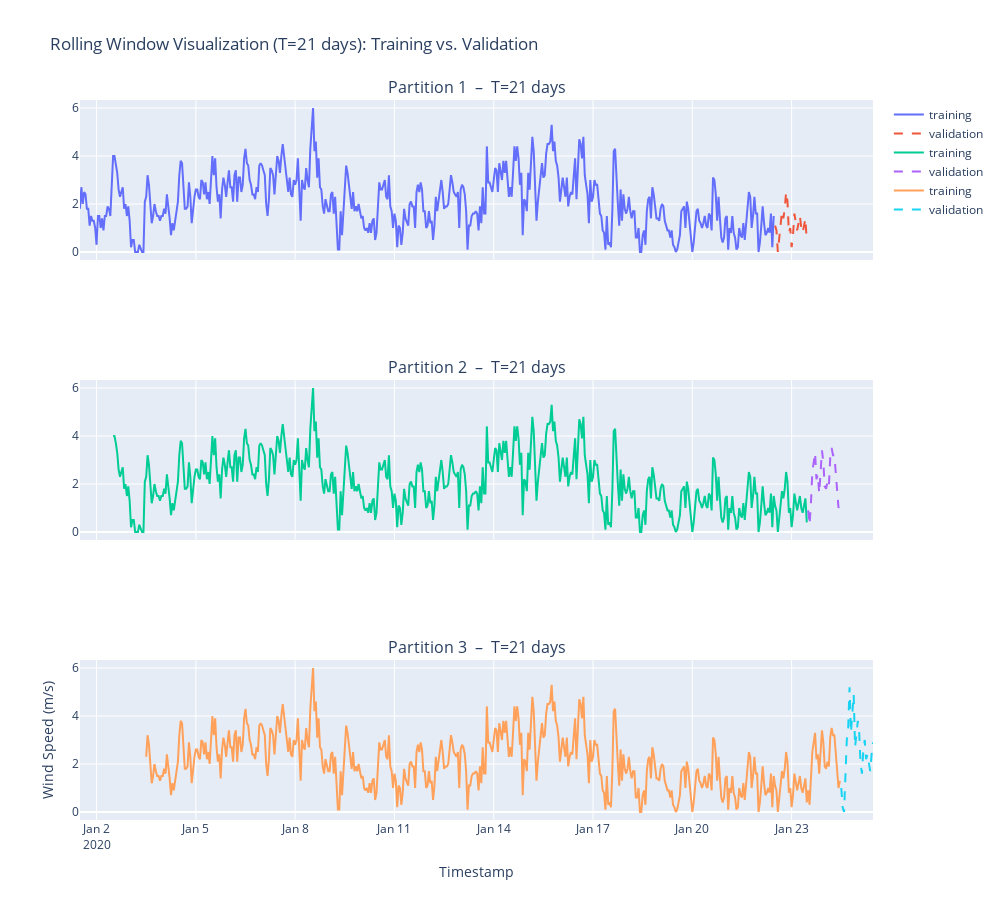

Source (notebook cell):
### Code cell
plot_partitions(df, target_col="vel_viento", T_days=21)

### Figure 1 — Plotly figure (JSON) as saved in the notebook; plotly's stock layout.template omitted (floating-point values rounded to 4 significant figures; data arrays with more than 128 entries replaced by an {"elided": "..."} marker saying what was removed)
{"data": [{"line": {"dash": "solid"}, "mode": "lines", "name": "training", "type": "scatter", "x": {"elided": "504 str values"}, "xaxis": "x", "y": {"elided": "504 float values"}, "yaxis": "y"}, {"line": {"dash": "dash"}, "mode": "lines", "name": "validation", "type": "scatter", "x": ["2020-01-22T12:00:00.000000000", "2020-01-22T13:00:00.000000000", "2020-01-22T14:00:00.000000000", "2020-01-22T15:00:00.000000000", "2020-01-22T16:00:00.000000000", "2020-01-22T17:00:00.000000000", "2020-01-22T18:00:00.000000000", "2020-01-22T19:00:00.000000000", "2020-01-22T20:00:00.000000000", "2020-01-22T21:00:00.000000000", "2020-01-22T22:00:00.000000000", "2020-01-22T23:00:00.000000000", "2020-01-23T00:00:00.000000000", "2020-01-23T01:00:00.000000000", "2020-01-23T02:00:00.000000000", "2020-01-23T03:00:00.000000000", "2020-01-23T04:00:00.000000000", "2020-01-23T05:00:00.000000000", "2020-01-23T06:00:00.000000000", "2020-01-23T07:00:00.000000000", "2020-01-23T08:00:00.000000000", "2020-01-23T09:00:00.000000000", "2020-01-23T10:00:00.000000000", "2020-01-23T11:00:00.000000000"], "xaxis": "x", "y": [1.1, 0.9, 0.0, 0.5, 1.0, 1.7, 1.4, 1.8, 2.5, 2.1, 0.8, 1.0, 0.2, 0.7, 1.6, 1.3, 0.9, 1.2, 1.5, 1.0, 0.8, 1.1, 1.4, 0.4], "yaxis": "y"}, {"line": {"dash": "solid"}, "mode": "lines", "name": "training", "type": "scatter", "x": {"elided": "504 str values"}, "xaxis": "x2", "y": {"elided": "504 float values"}, "yaxis": "y2"}, {"line": {"dash": "dash"}, "mode": "lines", "name": "validation", "type": "scatter", "x": ["2020-01-23T12:00:00.000000000", "2020-01-23T13:00:00.000000000", "2020-01-23T14:00:00.000000000", "2020-01-23T15:00:00.000000000", "2020-01-23T16:00:00.000000000", "2020-01-23T17:00:00.000000000", "2020-01-23T18:00:00.000000000", "2020-01-23T19:00:00.000000000", "2020-01-23T20:00:00.000000000", "2020-01-23T21:00:00.000000000", "2020-01-23T22:00:00.000000000", "2020-01-23T23:00:00.000000000", "2020-01-24T00:00:00.000000000", "2020-01-24T01:00:00.000000000", "2020-01-24T02:00:00.000000000", "2020-01-24T03:00:00.000000000", "2020-01-24T04:00:00.000000000", "2020-01-24T05:00:00.000000000", "2020-01-24T06:00:00.000000000", "2020-01-24T07:00:00.000000000", "2020-01-24T08:00:00.000000000", "2020-01-24T09:00:00.000000000", "2020-01-24T10:00:00.000000000", "2020-01-24T11:00:00.000000000"], "xaxis": "x2", "y": [0.9, 0.3, 1.2, 2.5, 2.9, 3.3, 2.2, 2.4, 1.6, 2.5, 3.4, 2.9, 1.9, 1.8, 2.1, 1.9, 3.1, 3.5, 3.2, 3.2, 2.5, 2.0, 1.0, 1.3], "yaxis": "y2"}, {"line": {"dash": "solid"}, "mode": "lines", "name": "training", "type": "scatter", "x": {"elided": "504 str values"}, "xaxis": "x3", "y": {"elided": "504 float values"}, "yaxis": "y3"}, {"line": {"dash": "dash"}, "mode": "lines", "name": "validation", "type": "scatter", "x": ["2020-01-24T12:00:00.000000000", "2020-01-24T13:00:00.000000000", "2020-01-24T14:00:00.000000000", "2020-01-24T15:00:00.000000000", "2020-01-24T16:00:00.000000000", "2020-01-24T17:00:00.000000000", "2020-01-24T18:00:00.000000000", "2020-01-24T19:00:00.000000000", "2020-01-24T20:00:00.000000000", "2020-01-24T21:00:00.000000000", "2020-01-24T22:00:00.000000000", "2020-01-24T23:00:00.000000000", "2020-01-25T00:00:00.000000000", "2020-01-25T01:00:00.000000000", "2020-01-25T02:00:00.000000000", "2020-01-25T03:00:00.000000000", "2020-01-25T04:00:00.000000000", "2020-01-25T05:00:00.000000000", "2020-01-25T06:00:00.000000000", "2020-01-25T07:00:00.000000000", "2020-01-25T08:00:00.000000000", "2020-01-25T09:00:00.000000000", "2020-01-25T10:00:00.000000000", "2020-01-25T11:00:00.000000000"], "xaxis": "x3", "y": [1.0, 0.2, 0.0, 1.5, 3.0, 3.5, 5.2, 3.3, 4.2, 4.9, 2.7, 3.3, 3.8, 3.3, 2.0, 1.6, 2.6, 3.0, 2.2, 2.4, 2.1, 1.7, 2.4, 2.9], "yaxis": "y3"}], "layout": {"annotations": [{"font": {"size": 16}, "showarrow": false, "text": "Partition 1  –  T=21 days", "x": 0.5, "xanchor": "center", "xref": "paper", "y": 1, "yanchor": "bottom", "yref": "paper"}, {"font": {"size": 16}, "showarrow": false, "text": "Partition 2  –  T=21 days", "x": 0.5, "xanchor": "center", "xref": "paper", "y": 0.6111, "yanchor": "bottom", "yref": "paper"}, {"font": {"size": 16}, "showarrow": false, "text": "Partition 3  –  T=21 days", "x": 0.5, "xanchor": "center", "xref": "paper", "y": 0.2222, "yanchor": "bottom", "yref": "paper"}], "height": 900, "showlegend": true, "title": {"text": "Rolling Window Visualization (T=21 days): Training vs. Validation"}, "width": 1000, "xaxis": {"anchor": "y", "domain": [0, 1], "matches": "x3", "showticklabels": false}, "xaxis2": {"anchor": "y2", "domain": [0, 1], "matches": "x3", "showticklabels": false}, "xaxis3": {"anchor": "y3", "domain": [0, 1], "title": {"text": "Timestamp"}}, "yaxis": {"anchor": "x", "domain": [0.7778, 1]}, "yaxis2": {"anchor": "x2", "domain": [0.3889, 0.6111]}, "yaxis3": {"anchor": "x3", "domain": [0, 0.2222], "title": {"text": "Wind Speed (m/s)"}}}}
